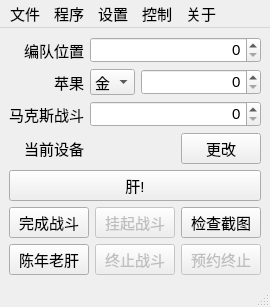
<?xml version="1.0" encoding="UTF-8"?>
<ui version="4.0" connectslotsbyname="false">
 <author>hgjazhgj</author>
 <class>fgoMainWindow</class>
 <widget class="QMainWindow" name="fgoMainWindow">
  <property name="focusPolicy">
   <enum>Qt::StrongFocus</enum>
  </property>
  <property name="windowTitle">
   <string>FGO-py - hgjazhgj</string>
  </property>
  <property name="styleSheet">
   <string notr="true">QWidget{font-family:&quot;Microsoft YaHei UI Light&quot;;font-size:15px}</string>
  </property>
  <widget class="QWidget" name="widget">
   <layout class="QVBoxLayout" name="verticalLayout">
    <item>
     <layout class="QFormLayout" name="LAYOUT_INFO">
      <property name="labelAlignment">
       <set>Qt::AlignRight|Qt::AlignTrailing|Qt::AlignVCenter</set>
      </property>
      <item row="1" column="0">
       <widget class="QLabel" name="LBL_APPLE">
        <property name="maximumSize">
         <size>
          <width>16777215</width>
          <height>28</height>
         </size>
        </property>
        <property name="text">
         <string>苹果</string>
        </property>
       </widget>
      </item>
      <item row="1" column="1">
       <layout class="QHBoxLayout" name="LAYOUT_INFO_APPLE">
        <item>
         <widget class="QComboBox" name="CBX_APPLE">
          <property name="statusTip">
           <string>要吃的苹果种类,在运行前设置</string>
          </property>
          <property name="currentIndex">
           <number>0</number>
          </property>
          <item>
           <property name="text">
            <string>金</string>
           </property>
          </item>
          <item>
           <property name="text">
            <string>银</string>
           </property>
          </item>
          <item>
           <property name="text">
            <string>青</string>
           </property>
          </item>
          <item>
           <property name="text">
            <string>铜</string>
           </property>
          </item>
          <item>
           <property name="text">
            <string>彩</string>
           </property>
          </item>
         </widget>
        </item>
        <item>
         <widget class="QSpinBox" name="TXT_APPLE">
          <property name="sizePolicy">
           <sizepolicy hsizetype="Expanding" vsizetype="Fixed">
            <horstretch>0</horstretch>
            <verstretch>0</verstretch>
           </sizepolicy>
          </property>
          <property name="contextMenuPolicy">
           <enum>Qt::NoContextMenu</enum>
          </property>
          <property name="statusTip">
           <string>要吃的苹果数量,在运行前设置</string>
          </property>
          <property name="alignment">
           <set>Qt::AlignRight|Qt::AlignTrailing|Qt::AlignVCenter</set>
          </property>
          <property name="maximum">
           <number>114514</number>
          </property>
         </widget>
        </item>
       </layout>
      </item>
      <item row="0" column="0">
       <widget class="QLabel" name="LBL_TEAM">
        <property name="text">
         <string>编队位置</string>
        </property>
       </widget>
      </item>
      <item row="0" column="1">
       <widget class="QSpinBox" name="TXT_TEAM">
        <property name="contextMenuPolicy">
         <enum>Qt::NoContextMenu</enum>
        </property>
        <property name="statusTip">
         <string>所选编队在队伍编成界面的位置,从左到右1-10,0为无效</string>
        </property>
        <property name="alignment">
         <set>Qt::AlignRight|Qt::AlignTrailing|Qt::AlignVCenter</set>
        </property>
        <property name="maximum">
         <number>10</number>
        </property>
       </widget>
      </item>
      <item row="2" column="0">
       <widget class="QLabel" name="LBL_MAX_BATTLES">
        <property name="text">
         <string>马克斯战斗</string>
        </property>
       </widget>
      </item>
      <item row="2" column="1">
       <widget class="QSpinBox" name="TXT_MAX_BATTLES">
        <property name="contextMenuPolicy">
         <enum>Qt::NoContextMenu</enum>
        </property>
        <property name="statusTip">
         <string>停止前的最多战斗次数，0 表示不停战斗</string>
        </property>
        <property name="alignment">
         <set>Qt::AlignRight|Qt::AlignTrailing|Qt::AlignVCenter</set>
        </property>
        <property name="maximum">
         <number>99</number>
        </property>
       </widget>
      </item>
      <item row="3" column="0">
       <widget class="QLabel" name="LBL_CURRENTDEVICE">
        <property name="text">
         <string>当前设备</string>
        </property>
       </widget>
      </item>
      <item row="3" column="1">
       <layout class="QHBoxLayout" name="horizontalLayout">
        <item>
         <widget class="QLabel" name="LBL_DEVICE">
          <property name="sizePolicy">
           <sizepolicy hsizetype="Expanding" vsizetype="Preferred">
            <horstretch>0</horstretch>
            <verstretch>0</verstretch>
           </sizepolicy>
          </property>
         </widget>
        </item>
        <item>
         <widget class="QPushButton" name="BTN_CONNECT">
          <property name="cursor">
           <cursorShape>PointingHandCursor</cursorShape>
          </property>
          <property name="statusTip">
           <string>连接到设备</string>
          </property>
          <property name="text">
           <string>更改</string>
          </property>
         </widget>
        </item>
       </layout>
      </item>
     </layout>
    </item>
    <item>
     <widget class="QPushButton" name="BTN_MAIN">
      <property name="cursor">
       <cursorShape>PointingHandCursor</cursorShape>
      </property>
      <property name="statusTip">
       <string>在关卡列表界面将要刷的关卡置于第一个来清空体力</string>
      </property>
      <property name="text">
       <string>肝!</string>
      </property>
     </widget>
    </item>
    <item>
     <layout class="QHBoxLayout" name="LAYOUT_FUNC">
      <item>
       <layout class="QVBoxLayout" name="LAYOUT_FUNC_BATTLE">
        <item>
         <widget class="QPushButton" name="BTN_BATTLE">
          <property name="statusTip">
           <string>完成当前战斗</string>
          </property>
          <property name="text">
           <string>完成战斗</string>
          </property>
         </widget>
        </item>
        <item>
         <widget class="QPushButton" name="BTN_CLASSIC">
          <property name="cursor">
           <cursorShape>PointingHandCursor</cursorShape>
          </property>
          <property name="statusTip">
           <string>基于经典战斗的清空体力</string>
          </property>
          <property name="text">
           <string>陈年老肝</string>
          </property>
         </widget>
        </item>
       </layout>
      </item>
      <item>
       <layout class="QVBoxLayout" name="LAYOUT_FUMC_MAIN">
        <item>
         <widget class="QPushButton" name="BTN_PAUSE">
          <property name="enabled">
           <bool>false</bool>
          </property>
          <property name="cursor">
           <cursorShape>PointingHandCursor</cursorShape>
          </property>
          <property name="statusTip">
           <string>暂停/继续战斗</string>
          </property>
          <property name="text">
           <string>挂起战斗</string>
          </property>
          <property name="checkable">
           <bool>true</bool>
          </property>
         </widget>
        </item>
        <item>
         <widget class="QPushButton" name="BTN_STOP">
          <property name="enabled">
           <bool>false</bool>
          </property>
          <property name="cursor">
           <cursorShape>PointingHandCursor</cursorShape>
          </property>
          <property name="statusTip">
           <string>立刻终止战斗</string>
          </property>
          <property name="text">
           <string>终止战斗</string>
          </property>
         </widget>
        </item>
       </layout>
      </item>
      <item>
       <layout class="QVBoxLayout" name="LAYOUT_FUNC_CONTROL">
        <item>
         <widget class="QPushButton" name="BTN_SCREENSHOT">
          <property name="cursor">
           <cursorShape>PointingHandCursor</cursorShape>
          </property>
          <property name="statusTip">
           <string>检查截图确定连接建立</string>
          </property>
          <property name="text">
           <string>检查截图</string>
          </property>
         </widget>
        </item>
        <item>
         <widget class="QPushButton" name="BTN_STOPLATER">
          <property name="enabled">
           <bool>false</bool>
          </property>
          <property name="cursor">
           <cursorShape>PointingHandCursor</cursorShape>
          </property>
          <property name="statusTip">
           <string>在完成若干场战斗后终止战斗</string>
          </property>
          <property name="text">
           <string>预约终止</string>
          </property>
          <property name="checkable">
           <bool>true</bool>
          </property>
         </widget>
        </item>
       </layout>
      </item>
     </layout>
    </item>
   </layout>
  </widget>
  <widget class="QMenuBar" name="MENU">
   <widget class="QMenu" name="MENU_ABOUT">
    <property name="title">
     <string>关于</string>
    </property>
    <addaction name="MENU_ABOUT_ABOUT"/>
    <addaction name="MENU_ABOUT_LICENSE"/>
   </widget>
   <widget class="QMenu" name="MENU_FILE">
    <property name="title">
     <string>文件</string>
    </property>
    <addaction name="MENU_FILE_EXPLORER"/>
   </widget>
   <widget class="QMenu" name="MENU_SCRIPT">
    <property name="title">
     <string>程序</string>
    </property>
    <addaction name="MENU_SCRIPT_FPSUMMON"/>
    <addaction name="MENU_SCRIPT_LOTTERY"/>
    <addaction name="MENU_SCRIPT_MAILFILTER"/>
    <addaction name="MENU_SCRIPT_SYNTHESIS"/>
    <addaction name="MENU_SCRIPT_SUMMONHISTORY"/>
    <addaction name="MENU_SCRIPT_EXPBALL"/>
   </widget>
   <widget class="QMenu" name="MENU_CONTROL">
    <property name="title">
     <string>控制</string>
    </property>
    <widget class="QMenu" name="MENU_CONTROL_169">
     <property name="title">
      <string>全面屏适配</string>
     </property>
     <addaction name="MENU_CONTROL_169_INVOKE"/>
     <addaction name="MENU_CONTROL_169_REVOKE"/>
    </widget>
    <addaction name="MENU_CONTROL_STAYONTOP"/>
    <addaction name="MENU_CONTROL_TRAY"/>
    <addaction name="separator"/>
    <addaction name="MENU_CONTROL_MAPKEY"/>
    <addaction name="MENU_CONTROL_169"/>
    <addaction name="MENU_CONTROL_NOTIFY"/>
    <addaction name="separator"/>
    <addaction name="MENU_CONTROL_BENCH"/>
    <addaction name="MENU_CONTROL_EXEC"/>
   </widget>
   <widget class="QMenu" name="MENU_SETTINGS">
    <property name="title">
     <string>设置</string>
    </property>
    <addaction name="MENU_SETTINGS_DEFEATED"/>
    <addaction name="MENU_SETTINGS_KIZUNAREISOU"/>
    <addaction name="MENU_SETTINGS_SPECIALDROP"/>
   </widget>
   <addaction name="MENU_FILE"/>
   <addaction name="MENU_SCRIPT"/>
   <addaction name="MENU_SETTINGS"/>
   <addaction name="MENU_CONTROL"/>
   <addaction name="MENU_ABOUT"/>
  </widget>
  <widget class="QStatusBar" name="STATUS"/>
  <action name="MENU_ABOUT_ABOUT">
   <property name="text">
    <string>关于FGO-py</string>
   </property>
  </action>
  <action name="MENU_FILE_EXPLORER">
   <property name="text">
    <string>资源管理器</string>
   </property>
  </action>
  <action name="MENU_CONTROL_STAYONTOP">
   <property name="checkable">
    <bool>true</bool>
   </property>
   <property name="text">
    <string>窗口置顶</string>
   </property>
  </action>
  <action name="MENU_SCRIPT_FPSUMMON">
   <property name="text">
    <string>抽友情</string>
   </property>
   <property name="statusTip">
    <string>先抽一发友情十连,在结算界面运行本功能</string>
   </property>
  </action>
  <action name="MENU_SCRIPT_SYNTHESIS">
   <property name="text">
    <string>强化</string>
   </property>
   <property name="statusTip">
    <string>在选择了强化对象未选择强化材料的界面运行本功能</string>
   </property>
  </action>
  <action name="MENU_SCRIPT_SUMMONHISTORY">
   <property name="text">
    <string>召唤记录</string>
   </property>
   <property name="statusTip">
    <string>统计导出召唤记录,在抽卡记录页面运行</string>
   </property>
  </action>
  <action name="MENU_SCRIPT_EXPBALL">
   <property name="text">
    <string>搓丸子</string>
   </property>
   <property name="statusTip">
    <string>把若干张低星礼装合并成一个</string>
   </property>
  </action>
  <action name="MENU_CONTROL_MAPKEY">
   <property name="checkable">
    <bool>true</bool>
   </property>
   <property name="text">
    <string>加载按键映射</string>
   </property>
  </action>
  <action name="MENU_SCRIPT_LOTTERY">
   <property name="text">
    <string>抽奖池</string>
   </property>
  </action>
  <action name="MENU_SCRIPT_MAILFILTER">
   <property name="text">
    <string>清理邮箱</string>
   </property>
  </action>
  <action name="MENU_CONTROL_BENCH">
   <property name="text">
    <string>Bench</string>
   </property>
  </action>
  <action name="MENU_CONTROL_EXEC">
   <property name="text">
    <string>Execute</string>
   </property>
  </action>
  <action name="MENU_SETTINGS_DEFEATED">
   <property name="checkable">
    <bool>true</bool>
   </property>
   <property name="text">
    <string>战败撤退时终止战斗</string>
   </property>
  </action>
  <action name="MENU_SETTINGS_KIZUNAREISOU">
   <property name="checkable">
    <bool>true</bool>
   </property>
   <property name="text">
    <string>获得羁绊礼装时终止战斗</string>
   </property>
  </action>
  <action name="MENU_SETTINGS_SPECIALDROP">
   <property name="text">
    <string>若干特殊掉落后终止战斗</string>
   </property>
  </action>
  <action name="MENU_ABOUT_LICENSE">
   <property name="text">
    <string>使用许可</string>
   </property>
  </action>
  <action name="MENU_FILE_QUIT">
   <property name="text">
    <string>退出</string>
   </property>
  </action>
  <action name="MENU_CONTROL_TRAY">
   <property name="checkable">
    <bool>true</bool>
   </property>
   <property name="text">
    <string>关闭到托盘</string>
   </property>
  </action>
  <action name="MENU_CONTROL_169_INVOKE">
   <property name="text">
    <string>调整为16:9</string>
   </property>
  </action>
  <action name="MENU_CONTROL_169_REVOKE">
   <property name="text">
    <string>恢复原分辨率</string>
   </property>
  </action>
  <action name="MENU_CONTROL_NOTIFY">
   <property name="checkable">
    <bool>true</bool>
   </property>
   <property name="text">
    <string>消息推送</string>
   </property>
  </action>
 </widget>
 <tabstops>
  <tabstop>TXT_TEAM</tabstop>
  <tabstop>TXT_MAX_BATTLES</tabstop>
  <tabstop>CBX_APPLE</tabstop>
  <tabstop>TXT_APPLE</tabstop>
  <tabstop>BTN_CONNECT</tabstop>
  <tabstop>BTN_MAIN</tabstop>
  <tabstop>BTN_BATTLE</tabstop>
  <tabstop>BTN_CLASSIC</tabstop>
  <tabstop>BTN_PAUSE</tabstop>
  <tabstop>BTN_STOP</tabstop>
  <tabstop>BTN_SCREENSHOT</tabstop>
  <tabstop>BTN_STOPLATER</tabstop>
 </tabstops>
 <resources/>
 <connections>
  <connection>
   <sender>BTN_CLASSIC</sender>
   <signal>clicked()</signal>
   <receiver>fgoMainWindow</receiver>
   <slot>runClassic()</slot>
  </connection>
  <connection>
   <sender>BTN_MAIN</sender>
   <signal>clicked()</signal>
   <receiver>fgoMainWindow</receiver>
   <slot>runMain()</slot>
  </connection>
  <connection>
   <sender>BTN_SCREENSHOT</sender>
   <signal>clicked()</signal>
   <receiver>fgoMainWindow</receiver>
   <slot>screenshot()</slot>
  </connection>
  <connection>
   <sender>BTN_PAUSE</sender>
   <signal>clicked(bool)</signal>
   <receiver>fgoMainWindow</receiver>
   <slot>pause(bool)</slot>
  </connection>
  <connection>
   <sender>BTN_STOP</sender>
   <signal>clicked()</signal>
   <receiver>fgoMainWindow</receiver>
   <slot>stop()</slot>
  </connection>
  <connection>
   <sender>BTN_CONNECT</sender>
   <signal>clicked()</signal>
   <receiver>fgoMainWindow</receiver>
   <slot>connectDevice()</slot>
  </connection>
  <connection>
   <sender>MENU_FILE_EXPLORER</sender>
   <signal>triggered()</signal>
   <receiver>fgoMainWindow</receiver>
   <slot>explorerHere()</slot>
  </connection>
  <connection>
   <sender>MENU_ABOUT_ABOUT</sender>
   <signal>triggered()</signal>
   <receiver>fgoMainWindow</receiver>
   <slot>about()</slot>
  </connection>
  <connection>
   <sender>MENU_SCRIPT_FPSUMMON</sender>
   <signal>triggered()</signal>
   <receiver>fgoMainWindow</receiver>
   <slot>runFpSummon()</slot>
  </connection>
  <connection>
   <sender>MENU_SCRIPT_SYNTHESIS</sender>
   <signal>triggered()</signal>
   <receiver>fgoMainWindow</receiver>
   <slot>runSynthesis()</slot>
  </connection>
  <connection>
   <sender>MENU_SCRIPT_SUMMONHISTORY</sender>
   <signal>triggered()</signal>
   <receiver>fgoMainWindow</receiver>
   <slot>runSummonHistory()</slot>
  </connection>
  <connection>
   <sender>MENU_SCRIPT_EXPBALL</sender>
   <signal>triggered()</signal>
   <receiver>fgoMainWindow</receiver>
   <slot>expBall()</slot>
  </connection>
  <connection>
   <sender>MENU_CONTROL_MAPKEY</sender>
   <signal>triggered(bool)</signal>
   <receiver>fgoMainWindow</receiver>
   <slot>mapKey(bool)</slot>
  </connection>
  <connection>
   <sender>BTN_STOPLATER</sender>
   <signal>clicked(bool)</signal>
   <receiver>fgoMainWindow</receiver>
   <slot>stopLater(bool)</slot>
  </connection>
  <connection>
   <sender>MENU_SCRIPT_LOTTERY</sender>
   <signal>triggered()</signal>
   <receiver>fgoMainWindow</receiver>
   <slot>runLottery()</slot>
  </connection>
  <connection>
   <sender>MENU_SCRIPT_MAILFILTER</sender>
   <signal>triggered()</signal>
   <receiver>fgoMainWindow</receiver>
   <slot>runMail()</slot>
  </connection>
  <connection>
   <sender>MENU_CONTROL_BENCH</sender>
   <signal>triggered()</signal>
   <receiver>fgoMainWindow</receiver>
   <slot>bench()</slot>
  </connection>
  <connection>
   <sender>MENU_CONTROL_EXEC</sender>
   <signal>triggered()</signal>
   <receiver>fgoMainWindow</receiver>
   <slot>exec()</slot>
  </connection>
  <connection>
   <sender>MENU_SETTINGS_SPECIALDROP</sender>
   <signal>triggered()</signal>
   <receiver>fgoMainWindow</receiver>
   <slot>stopOnSpecialDrop()</slot>
  </connection>
  <connection>
   <sender>MENU_ABOUT_LICENSE</sender>
   <signal>triggered()</signal>
   <receiver>fgoMainWindow</receiver>
   <slot>license()</slot>
  </connection>
  <connection>
   <sender>MENU_CONTROL_169_INVOKE</sender>
   <signal>triggered()</signal>
   <receiver>fgoMainWindow</receiver>
   <slot>invoke169()</slot>
  </connection>
  <connection>
   <sender>MENU_CONTROL_169_REVOKE</sender>
   <signal>triggered()</signal>
   <receiver>fgoMainWindow</receiver>
   <slot>revoke169()</slot>
  </connection>
  <connection>
   <sender>BTN_BATTLE</sender>
   <signal>clicked()</signal>
   <receiver>fgoMainWindow</receiver>
   <slot>runBattle()</slot>
  </connection>
 </connections>
 <slots>
  <slot>about()</slot>
  <slot>bench()</slot>
  <slot>connectDevice()</slot>
  <slot>exec()</slot>
  <slot>expBall()</slot>
  <slot>explorerHere()</slot>
  <slot>invoke169()</slot>
  <slot>license()</slot>
  <slot>mapKey(bool)</slot>
  <slot>pause(bool)</slot>
  <slot>revoke169()</slot>
  <slot>runBattle()</slot>
  <slot>runClassic()</slot>
  <slot>runFpSummon()</slot>
  <slot>runLottery()</slot>
  <slot>runMail()</slot>
  <slot>runMain()</slot>
  <slot>runSummonHistory()</slot>
  <slot>runSynthesis()</slot>
  <slot>screenshot()</slot>
  <slot>stop()</slot>
  <slot>stopLater(bool)</slot>
  <slot>stopOnSpecialDrop(bool)</slot>
 </slots>
</ui>
